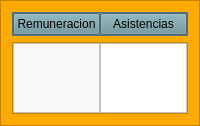
              <widget class="QFrame" name="HistorialBox">
               <property name="styleSheet">
                <string notr="true">background-color: rgb(255, 170, 0);</string>
               </property>
               <property name="frameShape">
                <enum>QFrame::StyledPanel</enum>
               </property>
               <property name="frameShadow">
                <enum>QFrame::Raised</enum>
               </property>
               <layout class="QVBoxLayout" name="verticalLayout_28" stretch="1,20">
                <item>
                 <widget class="QFrame" name="BotonesCambioBox">
                  <property name="styleSheet">
                   <string notr="true">background: #669098;</string>
                  </property>
                  <property name="frameShape">
                   <enum>QFrame::StyledPanel</enum>
                  </property>
                  <property name="frameShadow">
                   <enum>QFrame::Raised</enum>
                  </property>
                  <layout class="QHBoxLayout" name="horizontalLayout_17" stretch="1,1">
                   <property name="spacing">
                    <number>0</number>
                   </property>
                   <property name="leftMargin">
                    <number>0</number>
                   </property>
                   <property name="topMargin">
                    <number>0</number>
                   </property>
                   <property name="rightMargin">
                    <number>0</number>
                   </property>
                   <property name="bottomMargin">
                    <number>0</number>
                   </property>
                   <item>
                    <widget class="QPushButton" name="bt_Remuneraciones">
                     <property name="text">
                      <string>Remuneracion</string>
                     </property>
                    </widget>
                   </item>
                   <item>
                    <widget class="QPushButton" name="bt_Historial">
                     <property name="text">
                      <string>Asistencias</string>
                     </property>
                    </widget>
                   </item>
                  </layout>
                 </widget>
                </item>
                <item>
                 <widget class="QFrame" name="OpcionesBox">
                  <property name="frameShape">
                   <enum>QFrame::StyledPanel</enum>
                  </property>
                  <property name="frameShadow">
                   <enum>QFrame::Raised</enum>
                  </property>
                  <layout class="QHBoxLayout" name="horizontalLayout_18" stretch="1,1">
                   <property name="spacing">
                    <number>0</number>
                   </property>
                   <property name="leftMargin">
                    <number>0</number>
                   </property>
                   <property name="topMargin">
                    <number>0</number>
                   </property>
                   <property name="rightMargin">
                    <number>0</number>
                   </property>
                   <property name="bottomMargin">
                    <number>0</number>
                   </property>
                   <item>
                    <widget class="QFrame" name="RemuneracionBox">
                     <property name="styleSheet">
                      <string notr="true">background: #F9F9F9;</string>
                     </property>
                     <property name="frameShape">
                      <enum>QFrame::StyledPanel</enum>
                     </property>
                     <property name="frameShadow">
                      <enum>QFrame::Raised</enum>
                     </property>
                    </widget>
                   </item>
                   <item>
                    <widget class="QScrollArea" name="HistorialPacientesBox">
                     <property name="styleSheet">
                      <string notr="true">background: #FFFFFF;</string>
                     </property>
                     <property name="widgetResizable">
                      <bool>true</bool>
                     </property>
                     <widget class="QWidget" name="historialPacientesScroll">
                      <property name="geometry">
                       <rect>
                        <x>0</x>
                        <y>0</y>
                        <width>349</width>
                        <height>182</height>
                       </rect>
                      </property>
                     </widget>
                    </widget>
                   </item>
                  </layout>
                 </widget>
                </item>
               </layout>
              </widget>
